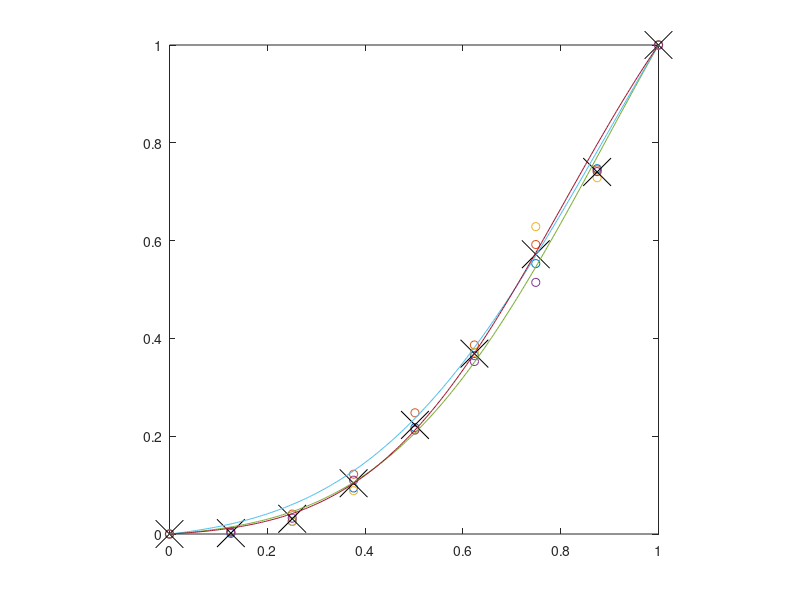
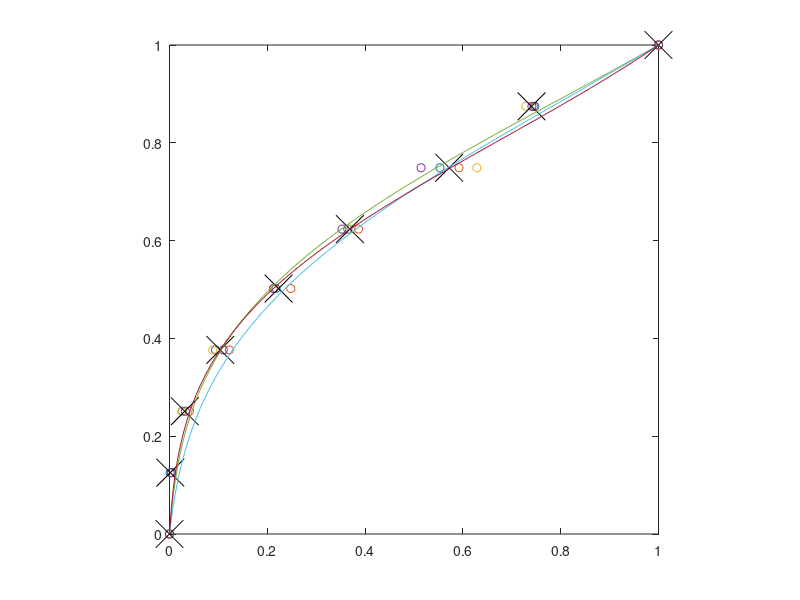

The MATLAB script that drew these images, in order:
function process_scanner;% calibrationx = fliplr([255 223 191 159 128 96 64 32 0])'./255;yi = [15    15      15  15;...      16    30      14  32;...      37    140     24  165;...      95    390     46  525;...      200   775     90  1000;...      325   1200    145 1650;...      485   1830    235 2400;...      650   2500    270 3450;...      865   3600    365 4650];        %old settings [289 307 315 303;...%     503 1650 330 1860;...%     1190 6500 457 7070;...%     2680 15700 925 18100;...%     4840 29100 1710 35500;...%     6850 42400 2910 NaN;...%     9940 NaN 4320 NaN;...%     13400 NaN 6530 NaN;...%     19700 NaN 8930 NaN];% interp NaN assume similar curvesYint = yi;Yint(:,[2 4])=0;for n=[1 3]    X = [yi(:,n) zeros(size(yi(:,1)))];    Y = yi(:,2);    B = pinv(X(1:7,:))*Y(1:7);    Yint(:,2) = Yint(:,2)+(X*B)./2;        X = [yi(:,n) zeros(size(yi(:,1)))];    Y = yi(:,4);    B = pinv(X(1:5,:))*Y(1:5);    Yint(:,4) = Yint(:,4)+(X*B)./2;end% replace only iffy valuesy = yi;y(8:9,2) = Yint(8:9,2);y = y-mean(yi(1,:));y = y ./ (ones(size(y,1),1)*max(y));% precision = bitsbits = 8;ngamma = 2.^bits;% fitxint = linspace(0,1,ngamma)';for n=1:3,    p{n} = fminsearch(@(a) cumgaussfit(a,x,y(:,n)),[0.5 0.2]');    yint(:,n) = cumulativegaussian(xint,p{n}(1),p{n}(2));    yint(:,n)=yint(:,n)-min(yint(:,n));    yint(:,n)=yint(:,n)./max(yint(:,n));end% invertcmapMax = ngamma-1;gamma = zeros(cmapMax+1,3);precise = (0:0.01:cmapMax)'/cmapMax; for jj = 1:3	tmp = cumulativegaussian(precise,p{jj}(1),p{jj}(2));    tmp = tmp-min(tmp); tmp = tmp./max(tmp);	for ii=0:cmapMax;		[junk placetmp] = min(abs(ii/cmapMax-tmp));		gamma(ii+1,jj) = precise(placetmp);	endendgamma(gamma>1)=1;gamma(gamma<0)=0;% plot gammafigure(1);clf;X = [0:255]'./255;plot(x,y,'o');hold on;plot(x,mean(y,2),'kx','MarkerSize',20);hold on;plot(xint,yint);axis([0 1 0 1]);axis square;% plot inverted gammafigure(2);clf;plot(y,x,'o');hold on;plot(mean(y,2),x,'kx','MarkerSize',20);hold on;plot(xint,gamma);axis([0 1 0 1]);axis square;yint(yint>1)=1;yint(yint<0)=0;gammaTable = round(gamma.*cmapMax);gamma = gammaTable./(ngamma-1);save('gamma.mat','gamma','gammaTable');returnfunction [e]=cumgaussfit(p,x,y)f=cumulativegaussian(x,p(1),p(2));f=f-min(f);f=f./max(f);e=norm(y-f);returnfunction y = cumulativegaussian(x,mu,sigma)y = 0.5 * erfc( (mu - x) ./ (sigma * sqrt(2)));y(y<0) = 0;y(y>1) = 1;return